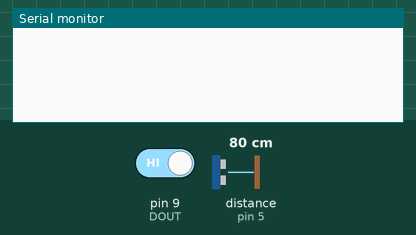
Simulated run of this sketch. Board: Arduino Uno, built for the host (arithmetic inside an expression is 32-bit, double 64-bit). Parts: the last lines printed to the serial monitor. The inputs (shaded band) are chosen by the test bench; at power-on: pin 9 (DOUT) HIGH, distance to the obstacle (sensor on pin 5) 80 cm. The echo pulse lasts 58.3 µs per cm.

Above: at 0.8 s.
0.9 s: pin 9 (DOUT) driven LOW
At 1.13 s:
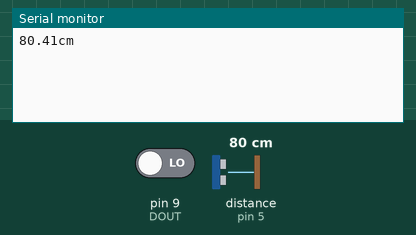
3.0 s: distance to the obstacle (sensor on pin 5) set to 2 cm
At 7.9 s:
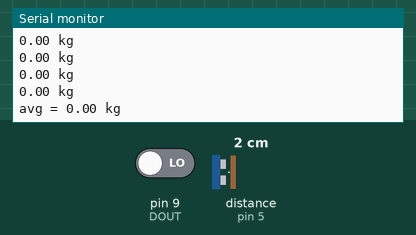

The sketch:

ultrasonic_loadcell_bluetooth.ino
```cpp
//#include <HX711.h>

#include <SoftwareSerial.h>
#include "HX711.h"

#define calibration_factor -7050.0 //This value is obtained using the SparkFun_HX711_Calibration sketch

#define DOUT  9
#define CLK  8

HX711 scale(DOUT, CLK);

// Digital Pin 2
#define rxPin 2
// Digital Pin 3
#define txPin 3

SoftwareSerial swSerial(txPin, rxPin);
//SoftwareSerial swSerial(10, 11);

float height, weight;
/////////////// for bluetooth

void setup()
{
  Serial.begin(9600);
  pinMode(4,OUTPUT); // 센서 Trig 핀
  pinMode(5,INPUT); // 센서 Echo 핀
  swSerial.begin(9600);
  swSerial.println("Hello, world?");

  scale.set_scale(calibration_factor); //This value is obtained by using the SparkFun_HX711_Calibration sketch
  scale.tare(); //Assuming there is no weight on the scale at start up, reset the scale to 0
}

void loop(){
  //TEST
  avgHeight();
  avgWeight();
  if(swSerial.available()){
    height = avgHeight();
    weight = avgWeight();
    //9600bps 기준으로 delay 를 1ms 을 줘야 한다.   ??
    delay(1);
    // 블루투스를 통하여 데이터를 보낸다.
    swSerial.write(height);
    swSerial.write(weight);

    //Serial.write(swSerial.read(height));
  }
  delay(5000);
  //안드로이드에서 값을 받으면 연결을 끊을 시간을 줌
}

float microsecondsToCentimeters(long microseconds)
{
  // The speed of sound is 340 m/s or 29 microseconds per centimeter.
  // The ping travels out and back, so to find the distance of the
  // object we take half of the distance travelled.
  return (float)microseconds / 29 / 2;
}

float avgHeight(){
  int i=10;
  long duration=0;
  float sum=0;
  float cm=0;
  float avg=0;
  while(i!=0){  // 10번 행
    digitalWrite(4,HIGH); // 센서에 Trig 신호 입력
    delayMicroseconds(10); // 10us 정도 유지
    digitalWrite(4,LOW); // Trig 신호 off

    duration = pulseIn(5,HIGH); // Echo pin: HIGH->Low 간격을 측정
    cm = microsecondsToCentimeters(duration); // 거리(cm)로 변환

    Serial.print(cm, 2);// 소수점 이하 2자리까지 인쇄한다.
    Serial.print("cm");
    Serial.println();

    sum += cm;
    delay(300); // 0.3초 대기 후 다시 측정
    i--;
  }
  avg = sum/10;

  Serial.print("avg = ");
  Serial.print(avg);
  Serial.println(" cm");

  return avg;
}

float avgWeight(){
  int i=10;
  float sum = 0;
  float kg = 0;
  float avg = 0;

  while(i != 0){
    kg = scale.get_Gram()*0.15 + 0.15;
    sum += kg;
    Serial.print(kg);
    Serial.println(" kg");
    delay(300);
    i--;
  }
  avg = sum/10;

  Serial.print("avg = ");
    Serial.print(avg);
  Serial.println(" kg");

  return avg;
}
```

HX711.cpp
```cpp
#include <Arduino.h>
#include "HX711.h"

HX711::HX711(byte dout, byte pd_sck, byte gain) {
	PD_SCK 	= pd_sck;
	DOUT 	= dout;

	pinMode(PD_SCK, OUTPUT);
	pinMode(DOUT, INPUT);

	set_gain(gain);
}

HX711::~HX711() {

}

bool HX711::is_ready() {
	return digitalRead(DOUT) == LOW;
}

void HX711::set_gain(byte gain) {
	switch (gain) {
		case 128:		// channel A, gain factor 128
			GAIN = 1;
			break;
		case 64:		// channel A, gain factor 64
			GAIN = 3;
			break;
		case 32:		// channel B, gain factor 32
			GAIN = 2;
			break;
	}

	digitalWrite(PD_SCK, LOW);
	read();
}

long HX711::read() {
	// wait for the chip to become ready
	while (!is_ready());

    unsigned long value = 0;
    byte data[3] = { 0 };
    byte filler = 0x00;

	// pulse the clock pin 24 times to read the data
    data[2] = shiftIn(DOUT, PD_SCK, MSBFIRST);
    data[1] = shiftIn(DOUT, PD_SCK, MSBFIRST);
    data[0] = shiftIn(DOUT, PD_SCK, MSBFIRST);

	// set the channel and the gain factor for the next reading using the clock pin
	for (unsigned int i = 0; i < GAIN; i++) {
		digitalWrite(PD_SCK, HIGH);
		digitalWrite(PD_SCK, LOW);
	}

    // Datasheet indicates the value is returned as a two's complement value
    // Flip all the bits
    data[2] = ~data[2];
    data[1] = ~data[1];
    data[0] = ~data[0];

    // Replicate the most significant bit to pad out a 32-bit signed integer
    if ( data[2] & 0x80 ) {
        filler = 0xFF;
    } else if ((0x7F == data[2]) && (0xFF == data[1]) && (0xFF == data[0])) {
        filler = 0xFF;
    } else {
        filler = 0x00;
    }

    // Construct a 32-bit signed integer
    value = ( static_cast<unsigned long>(filler) << 24
            | static_cast<unsigned long>(data[2]) << 16
            | static_cast<unsigned long>(data[1]) << 8
            | static_cast<unsigned long>(data[0]) );

    // ... and add 1
    return static_cast<long>(++value);
}

long HX711::read_average(byte times) {
	long sum = 0;
	for (byte i = 0; i < times; i++) {
		sum += read();
	}
	return sum / times;
}

//added
/*
long HX711::averageValue(byte times)
{
	long sum = 0;
	for (byte i = 0; i < times; i++)
	{
		sum += get_value();
	}

	return sum / times;
}*/


double HX711::get_value(byte times) {
	return read_average(times) - OFFSET;
}

float HX711::get_units(byte times) {
	return get_value(times) / SCALE;
}

void HX711::tare(byte times) {
	double sum = read_average(times);
	set_offset(sum);
}

void HX711::set_scale(float scale) {
	SCALE = scale;
}

float HX711::get_scale() {
	return SCALE;
}

//added
/*
float HX711::get_Gram()
{
	long val = (averageValue() - OFFSET);
	return (float) val / SCALE;
}*/
float HX711::get_Gram()
{
	return (float) (get_value() + 7050.0) / SCALE;
}

void HX711::set_offset(long offset) {
	OFFSET = offset;
}

long HX711::get_offset() {
	return OFFSET;
}

void HX711::power_down() {
	digitalWrite(PD_SCK, LOW);
	digitalWrite(PD_SCK, HIGH);
}

void HX711::power_up() {
	digitalWrite(PD_SCK, LOW);
}
```

HX711.h
```cpp
#ifndef HX711_h
#define HX711_h

#if ARDUINO >= 100
#include "Arduino.h"
#else
#include "WProgram.h"
#endif

class HX711
{
	private:
		byte PD_SCK;	// Power Down and Serial Clock Input Pin
		byte DOUT;		// Serial Data Output Pin
		byte GAIN;		// amplification factor
		long OFFSET;	// used for tare weight
		float SCALE;	// used to return weight in grams, kg, ounces, whatever

	public:

		HX711(byte dout, byte pd_sck, byte gain = 128);

		virtual ~HX711();

		bool is_ready();

		void set_gain(byte gain = 128);

		long read();

		long read_average(byte times = 10);

                //added
                //long averageValue(byte times = 32);


		double get_value(byte times = 1);

		float get_units(byte times = 1);

		void tare(byte times = 10);

		void set_scale(float scale = 1.f);

		float get_scale();

                //added
                float get_Gram();

		void set_offset(long offset = 0);

		long get_offset();

		void power_down();

		void power_up();
};

#endif /* HX711_h */
```

Measured:
- after the input at 0.9 s, the serial monitor: prints a new line at once (image 1)
- after the input at 3.0 s, the serial monitor: prints a new line after 0.05 s (image 2)
